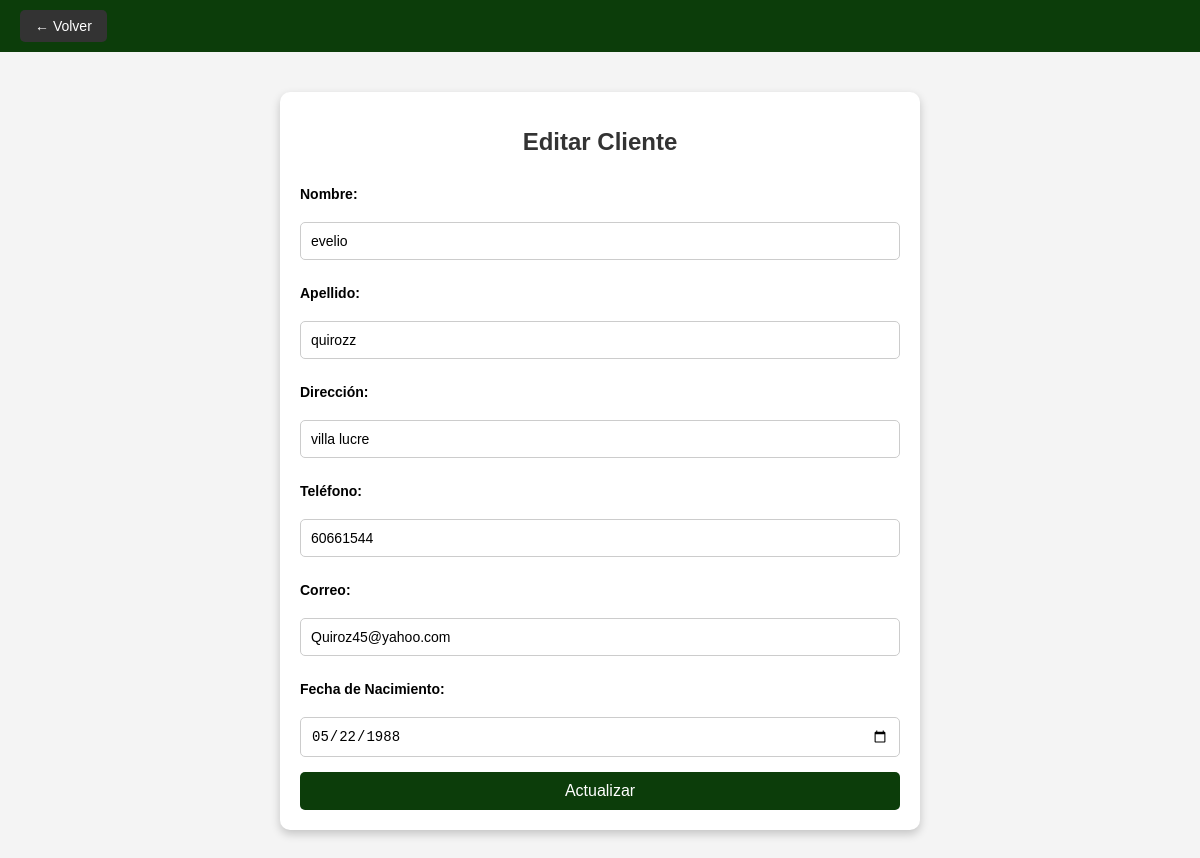
Page /PROYECTO/Edcliente.php?cedula=144 on the committed database.
### tables this page shows
CREATE TABLE `clientes` (
  `CEDULA` varchar(20) NOT NULL,
  `NOMBRE` varchar(50) DEFAULT NULL,
  `APELLIDO` varchar(50) DEFAULT NULL,
  `DIRECCION` varchar(100) DEFAULT NULL,
  `NUMERO_T` varchar(15) DEFAULT NULL,
  `CORREO` varchar(50) DEFAULT NULL,
  `FECHA_NACIMIENTO` date DEFAULT NULL
);

### PROYECTO/Edcliente.php (the view, shortened to what this page needs)
<?php
include 'conexion.php';
$cedula = $_GET['cedula'];
$sql = "SELECT * FROM CLIENTES WHERE CEDULA = '$cedula'";
$result = $conn->query($sql);
$cliente = $result->fetch_assoc();
?>
<!DOCTYPE html>
<html lang="es">
<head>
</head>
<body>
    <header>
        <a href="Gclientes.php" class="back-button">← Volver</a>
    </header>
    <div class="container">
        <h1>Editar Cliente</h1>
        <form action="" method="POST">
            <label for="nombre">Nombre:</label>
            <input type="text" id="nombre" name="nombre" value="<?php echo $cliente['NOMBRE']; ?>" required>
            <label for="apellido">Apellido:</label>
            <input type="text" id="apellido" name="apellido" value="<?php echo $cliente['APELLIDO']; ?>" required>
            <label for="direccion">Dirección:</label>
            <input type="text" id="direccion" name="direccion" value="<?php echo $cliente['DIRECCION']; ?>" required>
            <label for="telefono">Teléfono:</label>
            <input type="text" id="telefono" name="telefono" value="<?php echo $cliente['NUMERO_T']; ?>" required>
            <label for="correo">Correo:</label>
            <input type="email" id="correo" name="correo" value="<?php echo $cliente['CORREO']; ?>" required>
            <label for="fecha_nacimiento">Fecha de Nacimiento:</label>
            <input type="date" id="fecha_nacimiento" name="fecha_nacimiento" value="<?php echo $cliente['FECHA_NACIMIENTO']; ?>" required>
            <button type="submit">Actualizar</button>
        </form>
    </div>
</body>
</html>

### PROYECTO/Edcliente.php (style rules this page uses)
body { font-family: Arial, sans-serif; background-color: #f4f4f4; margin: 0; padding: 0; }
header { background-color: #0c3d0a; color: white; padding: 10px 20px; display: flex; align-items: center; }
header .back-button { background-color: #333; color: white; padding: 8px 15px; border-radius: 5px; text-decoration: none; font-size: 14px; }
.container { max-width: 600px; margin: 40px auto; padding: 20px; background: #fff; border-radius: 10px; box-shadow: 0 4px 10px rgba(0, 0, 0, 0.2); }
h1 { text-align: center; margin-bottom: 20px; color: #333; font-size: 24px; }
form { display: flex; flex-direction: column; gap: 15px; }
label { font-weight: bold; margin-top: 10px; font-size: 14px; }
input { padding: 10px; margin-top: 5px; border: 1px solid #ccc; border-radius: 5px; font-size: 14px; }
button { padding: 10px; background-color: #0c3d0a; color: white; border: none; border-radius: 5px; cursor: pointer; font-size: 16px; }

### rows in the picture
clientes: nombre "evelio", apellido "quirozz", direccion "villa lucre", telefono "60661544", correo "Quiroz45@yahoo.com", fecha_nacimiento "05/22/1988"
